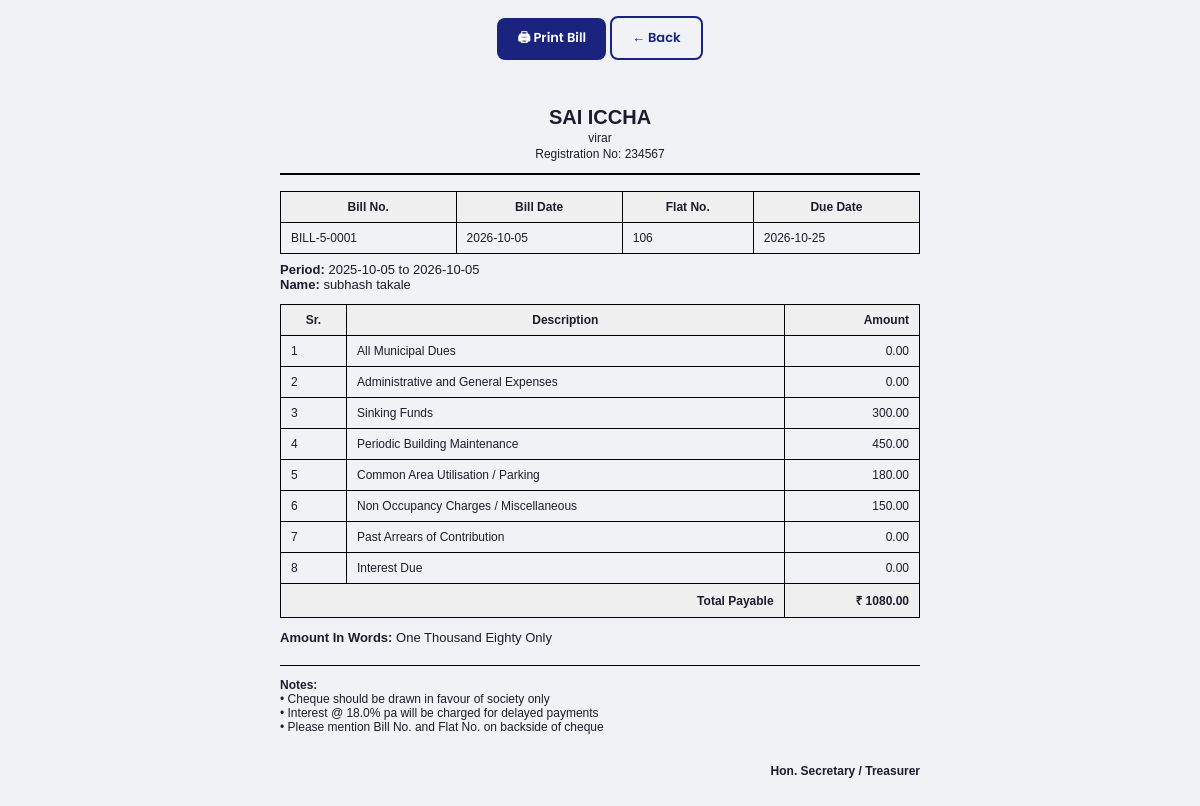
The page /billing/print/1 on the database its author committed.
### tables this page shows
CREATE TABLE societies (
        id INTEGER PRIMARY KEY AUTOINCREMENT,
        firm_id INTEGER, society_name TEXT, register_no TEXT,
        register_date TEXT, address TEXT, no_of_members INTEGER DEFAULT 0,
        start_form TEXT, rate_of_interest REAL DEFAULT 18.0,
        created_at TEXT DEFAULT (date('now'))
    );

CREATE TABLE bills (
        id INTEGER PRIMARY KEY AUTOINCREMENT,
        society_id INTEGER, member_id INTEGER, bill_no TEXT,
        bill_date TEXT, due_date TEXT, period_from TEXT, period_to TEXT,
        municipal_dues REAL DEFAULT 0, admin_expenses REAL DEFAULT 0,
        sinking_funds REAL DEFAULT 0, periodic_maintenance REAL DEFAULT 0,
        parking REAL DEFAULT 0, noc_misc REAL DEFAULT 0,
        past_arrears REAL DEFAULT 0, interest_due REAL DEFAULT 0,
        total_payable REAL DEFAULT 0, is_paid INTEGER DEFAULT 0,
        generation_mode TEXT DEFAULT 'Auto',
        created_at TEXT DEFAULT (date('now'))
    );

CREATE TABLE members (
        id INTEGER PRIMARY KEY AUTOINCREMENT,
        society_id INTEGER, member_type TEXT DEFAULT 'Single',
        name TEXT, joint_name TEXT, flat_no TEXT, building_no TEXT,
        share_cert_no TEXT, mobile TEXT, email TEXT, nomination TEXT,
        created_at TEXT DEFAULT (date('now'))
    );

### routes/billing.py (the view)
@billing_bp.route('/billing/print/<int:bid>')
def print_bill(bid):
    db = get_db(); bill = db.execute('SELECT b.*,m.name,m.flat_no,m.building_no,s.society_name,s.address,s.register_no,s.rate_of_interest FROM bills b JOIN members m ON b.member_id=m.id JOIN societies s ON b.society_id=s.id WHERE b.id=?',(bid,)).fetchone(); db.close()
    return render_template('billing_print.html', bill=bill, words=num_words(bill['total_payable']))

### database.py (called while the page is built)
def get_db():
    conn = sqlite3.connect(DB_PATH)
    conn.row_factory = sqlite3.Row
    return conn

### routes/billing.py (called while the page is built)
def num_words(n):
    o = ['','One','Two','Three','Four','Five','Six','Seven','Eight','Nine','Ten','Eleven','Twelve','Thirteen','Fourteen','Fifteen','Sixteen','Seventeen','Eighteen','Nineteen']
    t = ['','','Twenty','Thirty','Forty','Fifty','Sixty','Seventy','Eighty','Ninety']
    def h(n):
        if n==0: return ''
        elif n<20: return o[n]+' '
        elif n<100: return t[n//10]+' '+h(n%10)
        elif n<1000: return o[n//100]+' Hundred '+h(n%100)
        elif n<100000: return h(n//1000)+'Thousand '+h(n%1000)
        elif n<10000000: return h(n//100000)+'Lakh '+h(n%100000)
        else: return h(n//10000000)+'Crore '+h(n%10000000)
    return h(int(n)).strip()+' Only'

### templates/billing_print.html
<!DOCTYPE html>
<html><head><meta charset="UTF-8"><title>Bill – {{ bill.bill_no }}</title>
<link rel="stylesheet" href="{{ url_for('static', filename='css/style.css') }}">
</head><body>
<div class="no-print" style="text-align:center;padding:16px;">
  <button onclick="window.print()" class="btn btn-primary">🖨 Print Bill</button>
  <a href="{{ url_for('billing.billing') }}" class="btn btn-outline">← Back</a>
</div>
<div class="print-container">
  <div class="print-header">
    <h1>{{ bill.society_name }}</h1>
    <p>{{ bill.address or '' }}</p>
    <p>Registration No: {{ bill.register_no or '-' }}</p>
  </div>
  <table class="print-table" style="margin-bottom:8px;">
    <tr><th>Bill No.</th><th>Bill Date</th><th>Flat No.</th><th>Due Date</th></tr>
    <tr><td>{{ bill.bill_no }}</td><td>{{ bill.bill_date }}</td><td>{{ bill.flat_no }}</td><td>{{ bill.due_date }}</td></tr>
  </table>
  <p><strong>Period:</strong> {{ bill.period_from }} to {{ bill.period_to }}</p>
  <p><strong>Name:</strong> {{ bill.name }}</p>
  <table class="print-table">
    <tr><th>Sr.</th><th>Description</th><th style="text-align:right">Amount</th></tr>
    <tr><td>1</td><td>All Municipal Dues</td><td style="text-align:right">{{ "%.2f"|format(bill.municipal_dues) }}</td></tr>
    <tr><td>2</td><td>Administrative and General Expenses</td><td style="text-align:right">{{ "%.2f"|format(bill.admin_expenses) }}</td></tr>
    <tr><td>3</td><td>Sinking Funds</td><td style="text-align:right">{{ "%.2f"|format(bill.sinking_funds) }}</td></tr>
    <tr><td>4</td><td>Periodic Building Maintenance</td><td style="text-align:right">{{ "%.2f"|format(bill.periodic_maintenance) }}</td></tr>
    <tr><td>5</td><td>Common Area Utilisation / Parking</td><td style="text-align:right">{{ "%.2f"|format(bill.parking) }}</td></tr>
    <tr><td>6</td><td>Non Occupancy Charges / Miscellaneous</td><td style="text-align:right">{{ "%.2f"|format(bill.noc_misc) }}</td></tr>
    <tr><td>7</td><td>Past Arrears of Contribution</td><td style="text-align:right">{{ "%.2f"|format(bill.past_arrears) }}</td></tr>
    <tr><td>8</td><td>Interest Due</td><td style="text-align:right">{{ "%.2f"|format(bill.interest_due) }}</td></tr>
    <tr class="print-total"><td colspan="2" style="text-align:right">Total Payable</td>
      <td style="text-align:right">₹ {{ "%.2f"|format(bill.total_payable) }}</td></tr>
  </table>
  <p style="margin-top:12px;"><strong>Amount In Words:</strong> {{ words }}</p>
  <div class="print-footer">
    <p><strong>Notes:</strong></p>
    <p>• Cheque should be drawn in favour of society only</p>
    <p>• Interest @ {{ bill.rate_of_interest }}% pa will be charged for delayed payments</p>
    <p>• Please mention Bill No. and Flat No. on backside of cheque</p>
    <div style="text-align:right;margin-top:30px;"><strong>Hon. Secretary / Treasurer</strong></div>
  </div>
</div>
</body></html>

### static/css/base.css (style rules this page uses)
:root { --primary:#1a237e; --primary-l:#283593; --accent:#f9a825; --accent-l:#fdd835; --bg:#f0f2f5; --white:#fff; --sidebar-w:240px; --text:#1c1c2e; --muted:#6b7280; --border:#e5e7eb; --success:#16a34a; --error:#dc2626; --warn:#f59e0b; --shadow:0 2px 12px rgba(26,35,126,.10); --radius:12px; }
* { margin:0;padding:0;box-sizing:border-box; }
body { font-family:'Poppins',sans-serif;background:var(--bg);color:var(--text);font-size:14px; }

### static/css/components.css (style rules this page uses)
.btn { padding:10px 20px;border:none;border-radius:8px;font-family:'Poppins',sans-serif; font-size:13px;font-weight:600;cursor:pointer;transition:all .2s;text-decoration:none; display:inline-flex;align-items:center;gap:6px; }
.btn-primary { background:var(--primary);color:#fff; }
.btn-outline { background:transparent;border:2px solid var(--primary);color:var(--primary); }

### static/css/print.css (style rules this page uses)
.print-container { max-width:700px;margin:0 auto;padding:30px;font-family:Arial,sans-serif;font-size:13px; }
.print-header { text-align:center;margin-bottom:16px;border-bottom:2px solid #000;padding-bottom:12px; }
.print-header h1 { font-size:20px;font-weight:700;text-transform:uppercase; }
.print-header p { font-size:12px;margin-top:2px; }
.print-table { width:100%;border-collapse:collapse;margin-top:12px; }
.print-table th,.print-table td { border:1px solid #000;padding:8px 10px;font-size:12px; }
.print-table th { background:#f0f0f0;font-weight:700; }
.print-total { font-weight:700;background:#f0f0f0; }
.print-footer { margin-top:20px;border-top:1px solid #000;padding-top:12px;font-size:12px; }

### rows shown on the page
societies: society_name "SAI ICCHA", address "virar", register_no "234567", rate_of_interest "18.0"
bills: bill_no "BILL-5-0001", bill_date "2026-10-05", due_date "2026-10-25", period_from "2025-10-05", period_to "2026-10-05", municipal_dues "0.00", admin_expenses "0.00", sinking_funds "300.00", periodic_maintenance "450.00", parking "180.00", noc_misc "150.00", past_arrears "0.00", interest_due "0.00", total_payable "1080.00"
members: flat_no "106", name "subhash takale"

### other values the page prints
{{ words }} "One Thousand Eighty Only"
